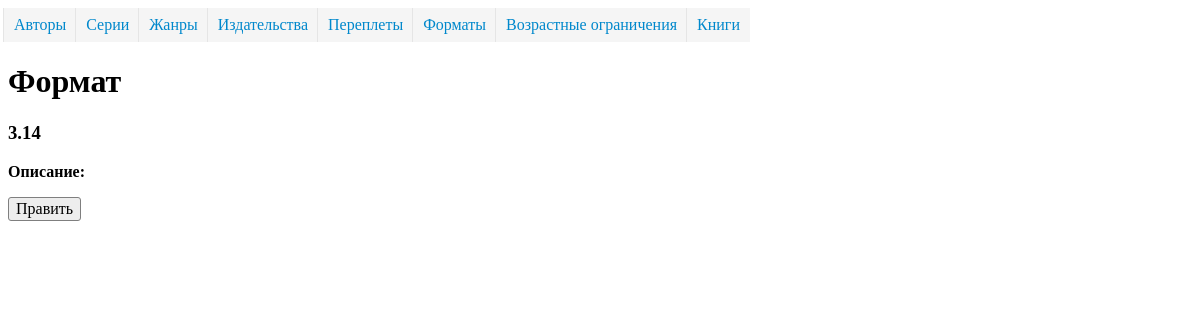
Page /directory/format/5/ on the earlier database version.
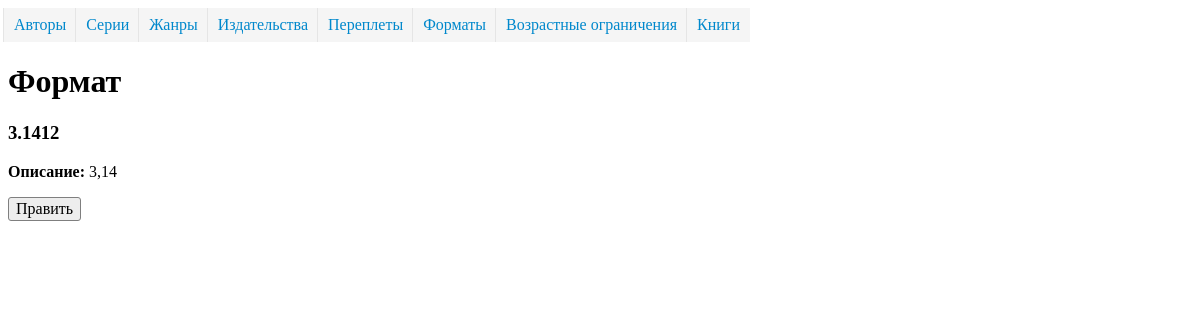
Same page on the later database version.
### dimensionsapp/models.py (models this page shows, shortened)
class Dimension(models.Model):
    name = models.CharField("Наименование", max_length=50, unique=True)
    description = models.TextField("Описание", blank=True, )
    class Meta:
        abstract = True
        ordering = ['name']

class FormatBook(Dimension):
    class Meta(Dimension.Meta):
        verbose_name = 'формат'
        verbose_name_plural = 'форматы'

### dimensionsapp/views.py (the view)
class FormatBookDetailView(DetailView):
    model = FormatBook

### templates/dimensionsapp/formatbook_detail.html (shortened to what this page needs)
{% extends 'dimension_detail.html' %}
{% block page_name %}
        Формат
      {% endblock %}
{% block dimension %}
    {% include "dimension_template.html" %}
{% endblock %}
{% block update_url %}{% url 'format_book_update' object.pk%}{% endblock %}

### templates/dimension_template.html
<h3>{{ object.name }}</h3>
<p><strong>Описание:</strong> {{ object.description }}</p>

Differences in the rows shown:
changed FormatBook: name "3.14" → "3.1412"; description (not shown) → "3,14"
